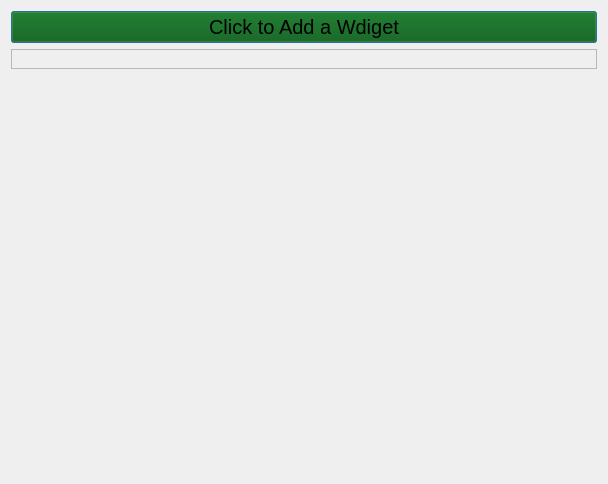
<?xml version="1.0" encoding="UTF-8"?>
<ui version="4.0">
 <class>Dialog</class>
 <widget class="QDialog" name="Dialog">
  <property name="geometry">
   <rect>
    <x>0</x>
    <y>0</y>
    <width>608</width>
    <height>484</height>
   </rect>
  </property>
  <property name="windowTitle">
   <string>Dialog</string>
  </property>
  <layout class="QVBoxLayout" name="verticalLayout_3">
   <item>
    <widget class="QPushButton" name="btnAddWidget">
     <property name="font">
      <font>
       <pointsize>15</pointsize>
      </font>
     </property>
     <property name="styleSheet">
      <string notr="true">background-color: rgb(0, 85, 0)</string>
     </property>
     <property name="text">
      <string>Click to Add a Wdiget</string>
     </property>
    </widget>
   </item>
   <item>
    <widget class="QFrame" name="frame_holder">
     <property name="frameShape">
      <enum>QFrame::StyledPanel</enum>
     </property>
     <property name="frameShadow">
      <enum>QFrame::Raised</enum>
     </property>
     <layout class="QVBoxLayout" name="verticalLayout_2">
      <item>
       <layout class="QVBoxLayout" name="verticalLayout"/>
      </item>
     </layout>
    </widget>
   </item>
   <item>
    <spacer name="verticalSpacer">
     <property name="orientation">
      <enum>Qt::Vertical</enum>
     </property>
     <property name="sizeHint" stdset="0">
      <size>
       <width>20</width>
       <height>397</height>
      </size>
     </property>
    </spacer>
   </item>
  </layout>
 </widget>
 <resources/>
 <connections/>
</ui>
